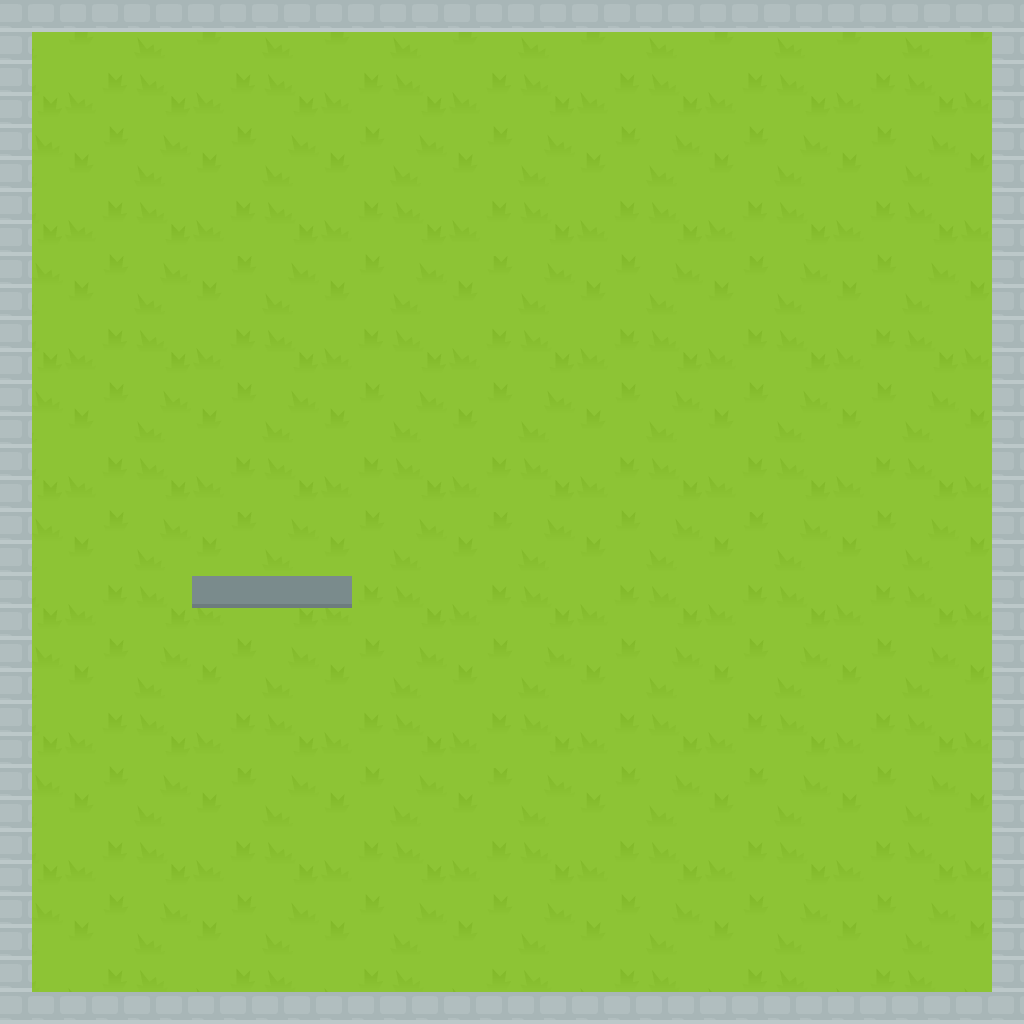

This game map was drawn from its Tiled (.tmx) file and the tilesets committed beside it. A one-line description and the trimmed map source follow:
An orthogonal 32x32 tile map with 32x32 px tiles, 1 tile layer (Kachelebene 1) and 12 objects (7x EntitySpawnPoint).

<map version="1.10" tiledversion="1.11.2" orientation="orthogonal" renderorder="right-down" width="32" height="32" tilewidth="32" tileheight="32" infinite="0" nextlayerid="7" nextobjectid="51">
 <tileset firstgid="1" source="tileset.tsx" />
 <layer id="1" name="Kachelebene 1" width="32" height="32">
  <data>[1024 cells, 1024 non-empty, 66 distinct tile ids]</data>
 </layer>
 <objectgroup color="#ff0000" id="4" name="collision">
  <object id="37" x="193.941" y="577.755" width="156.497" height="28.666">
   <properties>
    <property name="height" type="float" value="28.67" />
    <property name="width" type="float" value="156.5" />
    <property name="x" type="float" value="193.94" />
    <property name="y" type="float" value="577.76" />
   </properties>
  </object>
  <object id="42" x="0" y="0" width="29.3333" height="1021.33">
   <properties>
    <property name="height" type="float" value="1021.33" />
    <property name="width" type="float" value="29.33" />
    <property name="x" type="float" value="0" />
    <property name="y" type="float" value="0" />
   </properties>
  </object>
  <object id="45" x="993.333" y="2.66833" width="29.3333" height="1021.33">
   <properties>
    <property name="height" type="float" value="1021.33" />
    <property name="width" type="float" value="29.33" />
    <property name="x" type="float" value="993.33" />
    <property name="y" type="float" value="2.67" />
   </properties>
  </object>
  <object id="47" x="33" y="1.33333" width="955" height="28.5">
   <properties>
    <property name="height" type="float" value="28.5" />
    <property name="width" type="float" value="955" />
    <property name="x" type="float" value="33" />
    <property name="y" type="float" value="1.33" />
   </properties>
  </object>
  <object id="48" x="33.25" y="994.833" width="955" height="28.5">
   <properties>
    <property name="height" type="float" value="28.5" />
    <property name="width" type="float" value="955" />
    <property name="x" type="float" value="33.25" />
    <property name="y" type="float" value="994.83" />
   </properties>
  </object>
 </objectgroup>
 <objectgroup id="5" name="entitySpawnPoints">
  <object id="13" type="EntitySpawnPoint" x="273.62" y="638.785">
   <properties>
    <property name="entityType" value="player" />
    <property name="hasSpawnProtection" type="bool" value="false" />
    <property name="id" type="int" value="0" />
    <property name="type" value="entitySpawnPoint" />
    <property name="x" type="float" value="273.62" />
    <property name="y" type="float" value="638.78" />
   </properties>
   <point />
  </object>
  <object id="25" type="EntitySpawnPoint" x="126.952" y="643.144">
   <properties>
    <property name="entityType" value="item" />
    <property name="hasSpawnProtection" type="bool" value="false" />
    <property name="id" type="int" value="1" />
    <property name="type" value="entitySpawnPoint" />
    <property name="x" type="float" value="126.95" />
    <property name="y" type="float" value="643.14" />
   </properties>
   <point />
  </object>
  <object id="28" type="EntitySpawnPoint" x="320.973" y="774.887">
   <properties>
    <property name="entityType" value="item" />
    <property name="hasSpawnProtection" type="bool" value="false" />
    <property name="id" type="int" value="2" />
    <property name="type" value="entitySpawnPoint" />
    <property name="x" type="float" value="320.97" />
    <property name="y" type="float" value="774.89" />
   </properties>
   <point />
  </object>
  <object id="29" type="EntitySpawnPoint" x="249.113" y="912.618">
   <properties>
    <property name="entityType" value="item" />
    <property name="hasSpawnProtection" type="bool" value="false" />
    <property name="id" type="int" value="3" />
    <property name="type" value="entitySpawnPoint" />
    <property name="x" type="float" value="249.11" />
    <property name="y" type="float" value="912.62" />
   </properties>
   <point />
  </object>
  <object id="30" type="EntitySpawnPoint" x="252.888" y="572.397">
   <properties>
    <property name="entityType" value="enemy" />
    <property name="hasSpawnProtection" type="bool" value="false" />
    <property name="id" type="int" value="1" />
    <property name="type" value="entitySpawnPoint" />
    <property name="x" type="float" value="252.89" />
    <property name="y" type="float" value="572.4" />
   </properties>
   <point />
  </object>
  <object id="49" type="EntitySpawnPoint" x="379.984" y="523.147">
   <properties>
    <property name="entityType" value="enemy" />
    <property name="hasSpawnProtection" type="bool" value="false" />
    <property name="id" type="int" value="1" />
    <property name="type" value="entitySpawnPoint" />
    <property name="x" type="float" value="379.98" />
    <property name="y" type="float" value="523.15" />
   </properties>
   <point />
  </object>
  <object id="50" type="EntitySpawnPoint" x="473.642" y="511.105">
   <properties>
    <property name="entityType" value="enemy" />
    <property name="hasSpawnProtection" type="bool" value="false" />
    <property name="id" type="int" value="1" />
    <property name="type" value="entitySpawnPoint" />
    <property name="x" type="float" value="473.64" />
    <property name="y" type="float" value="511.11" />
   </properties>
   <point />
  </object>
 </objectgroup>
</map>
